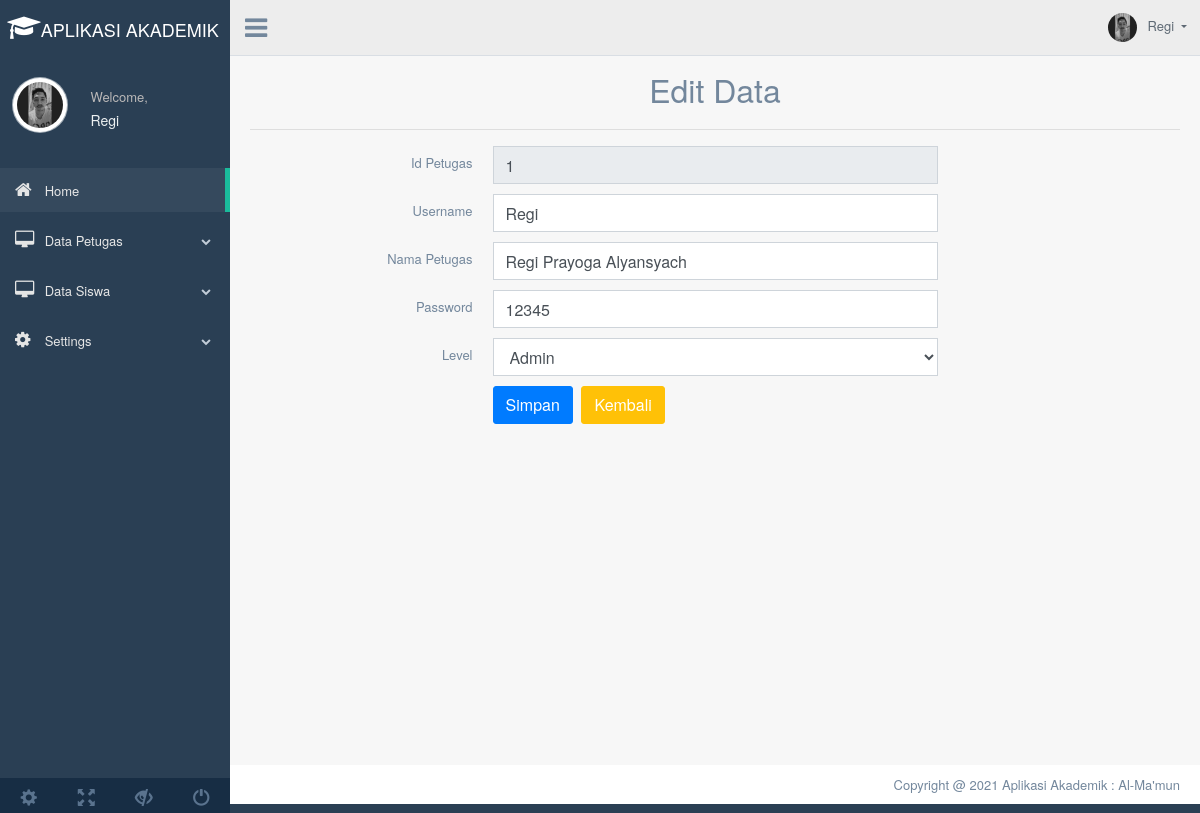
The app's page /siswa/beranda.php?page=edit_mhs&id_petugas=1 (signed in) with its own data.
### tables this page shows
CREATE TABLE `petugas` (
  `id_petugas` int(11) NOT NULL,
  `username` varchar(25) DEFAULT NULL,
  `password` varchar(32) DEFAULT NULL,
  `nama_petugas` varchar(35) DEFAULT NULL,
  `level` varchar(35) DEFAULT NULL
);

### siswa/edit.php (the view, shortened to what this page needs)
<?php include('config.php'); ?>
	<div class="container" style="margin-top:20px">
		<center><font size="6">Edit Data</font></center>
		<hr>
		<?php
		if(isset($_GET['id_petugas'])){
			$id_petugas = $_GET['id_petugas'];
			$select = mysqli_query($koneksi, "SELECT * FROM petugas WHERE id_petugas='$id_petugas'") or die(mysqli_error($koneksi));
			if(mysqli_num_rows($select) == 0){
				echo '<div class="alert alert-warning">ID tidak ada dalam database.</div>';
				exit();
			}else{
				$data = mysqli_fetch_assoc($select);
			}
		}
		?>
		<form action="beranda.php?page=edit_mhs&id_petugas=<?php echo $id_petugas; ?>" method="post">
			<div class="item form-group">
				<label class="col-form-label col-md-3 col-sm-3 label-align">Id Petugas</label>
				<div class="col-md-6 col-sm-6">
					<input type="text" name="id_petugas" class="form-control"  value="<?php echo $data['id_petugas']; ?>" readonly required>
				</div>
			</div>
			<div class="item form-group">
				<label class="col-form-label col-md-3 col-sm-3 label-align">Username</label>
				<div class="col-md-6 col-sm-6">
					<input type="text" name="username" class="form-control" value="<?php echo $data['username']; ?>" required>
				</div>
			</div>
			<div class="item form-group">
				<label class="col-form-label col-md-3 col-sm-3 label-align">Nama Petugas</label>
				<div class="col-md-6 col-sm-6">
					<input type="text" name="nama_petugas" class="form-control" value="<?php echo $data['nama_petugas']; ?>" required>
				</div>
			</div>
			<div class="item form-group">
				<label class="col-form-label col-md-3 col-sm-3 label-align">Password</label>
				<div class="col-md-6 col-sm-6">
					<input type="text" name="password" class="form-control" value="<?php echo $data['password']; ?>" required>
				</div>
			</div>
			<div class="item form-group">
				<label class="col-form-label col-md-3 col-sm-3 label-align">Level</label>
				<div class="col-md-6 col-sm-6">
					<select name="level" class="form-control" required>
						<option value="Admin" <?php if($data['level'] == 'Admin'){ echo 'selected'; } ?>>Admin</option>
					</select>
				</div>
			</div>
			<div class="item form-group">
				<div class="col-md-6 col-sm-6 offset-md-3">
					<input type="submit" name="submit" class="btn btn-primary" value="Simpan">
					<a href="beranda.php?page=tampil_mhs" class="btn btn-warning">Kembali</a>
				</div>
			</div>
		</form>
	</div>

### records on screen
petugas: id_petugas "1", username "Regi", nama_petugas "Regi Prayoga Alyansyach", password "12345", level "Admin"

### other values on screen
$_SESSION['username'] "Regi"
